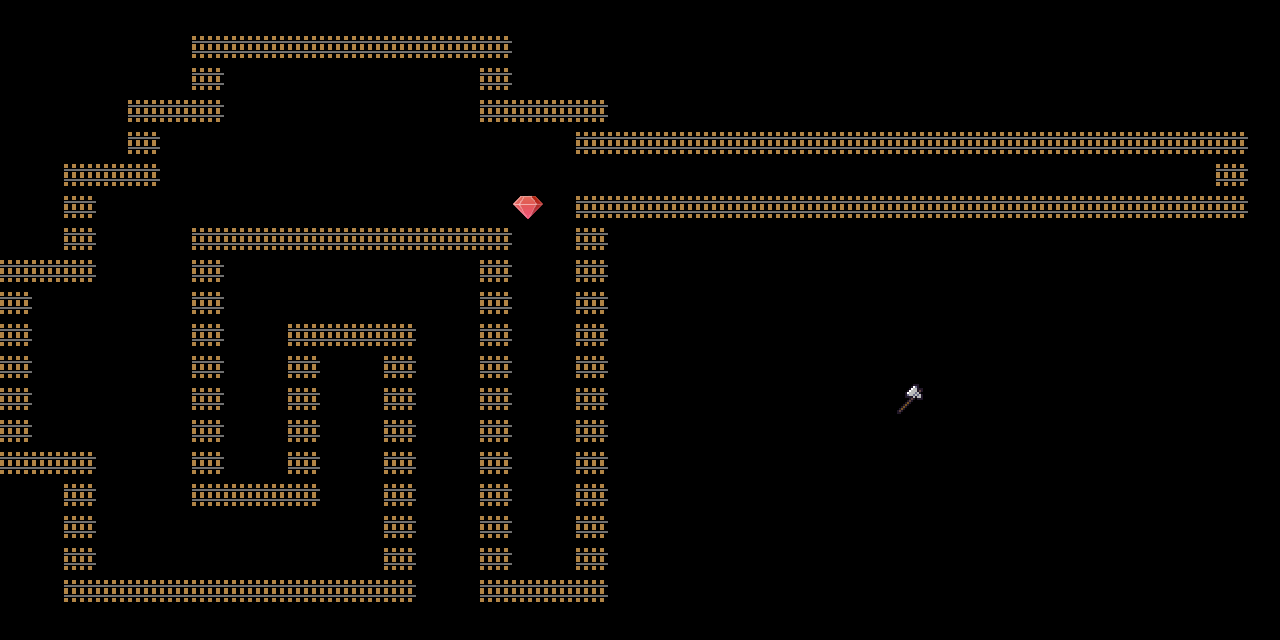

Rendered tile map (Tiled .tmx) drawn with the repository's tilesets; below, a short description and the full map source, tile grids included:
An orthogonal 40x20 tile map with 32x32 px tiles, 2 tile layers (Tile Layer 1, Tile Layer 2).

<map version="1.2" tiledversion="1.3.5" orientation="orthogonal" renderorder="right-down" width="40" height="20" tilewidth="32" tileheight="32" infinite="0" nextlayerid="3" nextobjectid="1">
 <editorsettings>
  <export target="0.json" format="json" />
 </editorsettings>
 <tileset firstgid="1" name="boglin" tilewidth="32" tileheight="32" tilecount="3" columns="0">
  <grid orientation="orthogonal" width="1" height="1" />
  <tile id="0">
   <image width="32" height="32" source="../images/straight_rail.png" />
  </tile>
  <tile id="1">
   <image width="32" height="32" source="../images/ruby2.png" />
  </tile>
  <tile id="2">
   <image width="27" height="32" source="../images/axe.png" />
  </tile>
 </tileset>
 <layer id="1" name="Tile Layer 1" width="40" height="20">
  <data encoding="csv">
0,0,0,0,0,0,0,0,0,0,0,0,0,0,0,0,0,0,0,0,0,0,0,0,0,0,0,0,0,0,0,0,0,0,0,0,0,0,0,0,
0,0,0,0,0,0,1,1,1,1,1,1,1,1,1,1,0,0,0,0,0,0,0,0,0,0,0,0,0,0,0,0,0,0,0,0,0,0,0,0,
0,0,0,0,0,0,1,0,0,0,0,0,0,0,0,1,0,0,0,0,0,0,0,0,0,0,0,0,0,0,0,0,0,0,0,0,0,0,0,0,
0,0,0,0,1,1,1,0,0,0,0,0,0,0,0,1,1,1,1,0,0,0,0,0,0,0,0,0,0,0,0,0,0,0,0,0,0,0,0,0,
0,0,0,0,1,0,0,0,0,0,0,0,0,0,0,0,0,0,1,1,1,1,1,1,1,1,1,1,1,1,1,1,1,1,1,1,1,1,1,0,
0,0,1,1,1,0,0,0,0,0,0,0,0,0,0,0,0,0,0,0,0,0,0,0,0,0,0,0,0,0,0,0,0,0,0,0,0,0,1,0,
0,0,1,0,0,0,0,0,0,0,0,0,0,0,0,0,2,0,1,1,1,1,1,1,1,1,1,1,1,1,1,1,1,1,1,1,1,1,1,0,
0,0,1,0,0,0,1,1,1,1,1,1,1,1,1,1,0,0,1,0,0,0,0,0,0,0,0,0,0,0,0,0,0,0,0,0,0,0,0,0,
1,1,1,0,0,0,1,0,0,0,0,0,0,0,0,1,0,0,1,0,0,0,0,0,0,0,0,0,0,0,0,0,0,0,0,0,0,0,0,0,
1,0,0,0,0,0,1,0,0,0,0,0,0,0,0,1,0,0,1,0,0,0,0,0,0,0,0,0,0,0,0,0,0,0,0,0,0,0,0,0,
1,0,0,0,0,0,1,0,0,1,1,1,1,0,0,1,0,0,1,0,0,0,0,0,0,0,0,0,0,0,0,0,0,0,0,0,0,0,0,0,
1,0,0,0,0,0,1,0,0,1,0,0,1,0,0,1,0,0,1,0,0,0,0,0,0,0,0,0,0,0,0,0,0,0,0,0,0,0,0,0,
1,0,0,0,0,0,1,0,0,1,0,0,1,0,0,1,0,0,1,0,0,0,0,0,0,0,0,0,3,0,0,0,0,0,0,0,0,0,0,0,
1,0,0,0,0,0,1,0,0,1,0,0,1,0,0,1,0,0,1,0,0,0,0,0,0,0,0,0,0,0,0,0,0,0,0,0,0,0,0,0,
1,1,1,0,0,0,1,0,0,1,0,0,1,0,0,1,0,0,1,0,0,0,0,0,0,0,0,0,0,0,0,0,0,0,0,0,0,0,0,0,
0,0,1,0,0,0,1,1,1,1,0,0,1,0,0,1,0,0,1,0,0,0,0,0,0,0,0,0,0,0,0,0,0,0,0,0,0,0,0,0,
0,0,1,0,0,0,0,0,0,0,0,0,1,0,0,1,0,0,1,0,0,0,0,0,0,0,0,0,0,0,0,0,0,0,0,0,0,0,0,0,
0,0,1,0,0,0,0,0,0,0,0,0,1,0,0,1,0,0,1,0,0,0,0,0,0,0,0,0,0,0,0,0,0,0,0,0,0,0,0,0,
0,0,1,1,1,1,1,1,1,1,1,1,1,0,0,1,1,1,1,0,0,0,0,0,0,0,0,0,0,0,0,0,0,0,0,0,0,0,0,0,
0,0,0,0,0,0,0,0,0,0,0,0,0,0,0,0,0,0,0,0,0,0,0,0,0,0,0,0,0,0,0,0,0,0,0,0,0,0,0,0
</data>
 </layer>
 <layer id="2" name="Tile Layer 2" width="40" height="20">
  <data encoding="csv">
0,0,0,0,0,0,0,0,0,0,0,0,0,0,0,0,0,0,0,0,0,0,0,0,0,0,0,0,0,0,0,0,0,0,0,0,0,0,0,0,
0,0,0,0,0,0,0,0,0,0,0,0,0,0,0,0,0,0,0,0,0,0,0,0,0,0,0,0,0,0,0,0,0,0,0,0,0,0,0,0,
0,0,0,0,0,0,0,0,0,0,0,0,0,0,0,0,0,0,0,0,0,0,0,0,0,0,0,0,0,0,0,0,0,0,0,0,0,0,0,0,
0,0,0,0,0,0,0,0,0,0,0,0,0,0,0,0,0,0,0,0,0,0,0,0,0,0,0,0,0,0,0,0,0,0,0,0,0,0,0,0,
0,0,0,0,0,0,0,0,0,0,0,0,0,0,0,0,0,0,0,0,0,0,0,0,0,0,0,0,0,0,0,0,0,0,0,0,0,0,0,0,
0,0,0,0,0,0,0,0,0,0,0,0,0,0,0,0,0,0,0,0,0,0,0,0,0,0,0,0,0,0,0,0,0,0,0,0,0,0,0,0,
0,0,0,0,0,0,0,0,0,0,0,0,0,0,0,0,0,0,0,0,0,0,0,0,0,0,0,0,0,0,0,0,0,0,0,0,0,0,0,0,
0,0,0,0,0,0,0,0,0,0,0,0,0,0,0,0,0,0,0,0,0,0,0,0,0,0,0,0,0,0,0,0,0,0,0,0,0,0,0,0,
0,0,0,0,0,0,0,0,0,0,0,0,0,0,0,0,0,0,0,0,0,0,0,0,0,0,0,0,0,0,0,0,0,0,0,0,0,0,0,0,
0,0,0,0,0,0,0,0,0,0,0,0,0,0,0,0,0,0,0,0,0,0,0,0,0,0,0,0,0,0,0,0,0,0,0,0,0,0,0,0,
0,0,0,0,0,0,0,0,0,0,0,0,0,0,0,0,0,0,0,0,0,0,0,0,0,0,0,0,0,0,0,0,0,0,0,0,0,0,0,0,
0,0,0,0,0,0,0,0,0,0,0,0,0,0,0,0,0,0,0,0,0,0,0,0,0,0,0,0,0,0,0,0,0,0,0,0,0,0,0,0,
0,0,0,0,0,0,0,0,0,0,0,0,0,0,0,0,0,0,0,0,0,0,0,0,0,0,0,0,0,0,0,0,0,0,0,0,0,0,0,0,
0,0,0,0,0,0,0,0,0,0,0,0,0,0,0,0,0,0,0,0,0,0,0,0,0,0,0,0,0,0,0,0,0,0,0,0,0,0,0,0,
0,0,0,0,0,0,0,0,0,0,0,0,0,0,0,0,0,0,0,0,0,0,0,0,0,0,0,0,0,0,0,0,0,0,0,0,0,0,0,0,
0,0,0,0,0,0,0,0,0,0,0,0,0,0,0,0,0,0,0,0,0,0,0,0,0,0,0,0,0,0,0,0,0,0,0,0,0,0,0,0,
0,0,0,0,0,0,0,0,0,0,0,0,0,0,0,0,0,0,0,0,0,0,0,0,0,0,0,0,0,0,0,0,0,0,0,0,0,0,0,0,
0,0,0,0,0,0,0,0,0,0,0,0,0,0,0,0,0,0,0,0,0,0,0,0,0,0,0,0,0,0,0,0,0,0,0,0,0,0,0,0,
0,0,0,0,0,0,0,0,0,0,0,0,0,0,0,0,0,0,0,0,0,0,0,0,0,0,0,0,0,0,0,0,0,0,0,0,0,0,0,0,
0,0,0,0,0,0,0,0,0,0,0,0,0,0,0,0,0,0,0,0,0,0,0,0,0,0,0,0,0,0,0,0,0,0,0,0,0,0,0,0
</data>
 </layer>
</map>